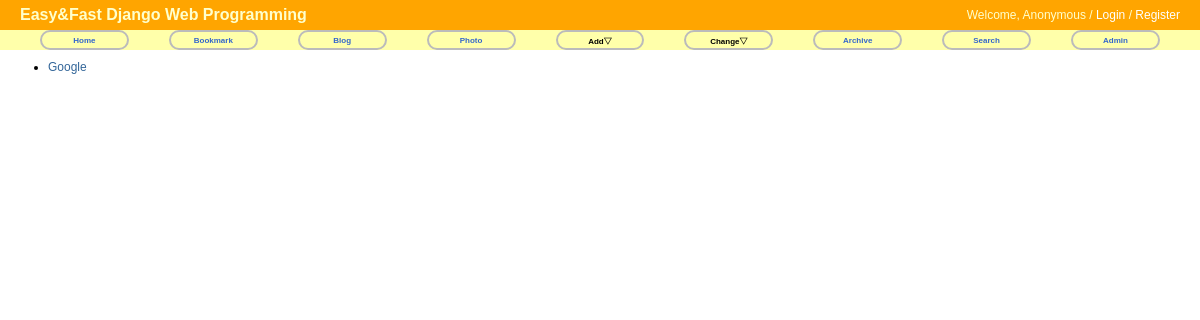
Page /bookmark/ on the earlier database version.
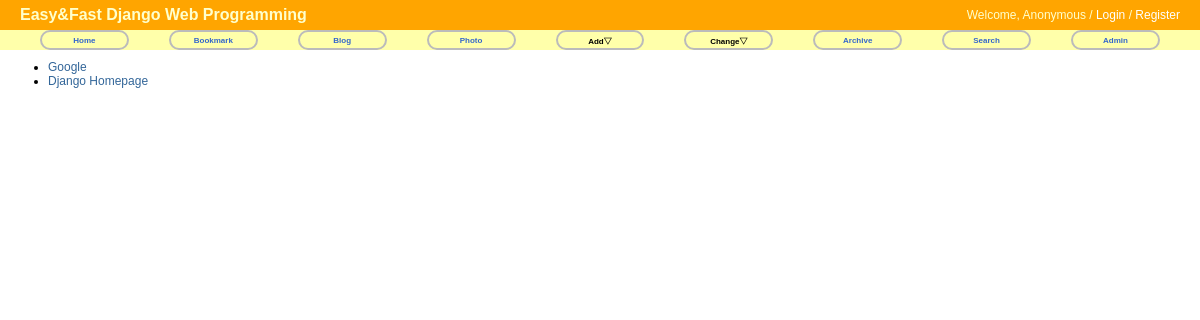
Same page on the later database version.
### bookmark/models.py (models this page shows)
@python_2_unicode_compatible
class Bookmark(models.Model):
    title = models.CharField(max_length=100, blank=True, null=True)
    url = models.URLField('url', unique=True)
    owner = models.ForeignKey(User, null=True)
    def __str__(self):
        return self.title

### bookmark/views.py (the view)
class BookmarkLV(ListView):
    model = Bookmark

### bookmark/templates/bookmark/bookmark_list.html (shortened to what this page needs)
{% extends "base.html" %}
{% block content %}
<div id="container">
    <h1>Bookmark List</h1>
    <ul>
        {% for bookmark in object_list %}
            <li><a href="{% url 'bookmark:detail' bookmark.id %}">{{ bookmark }}</a></li>
        {% endfor %}
    </ul>
</div>
{% endblock %}

Differences in the rows shown:
added Bookmark: title "Django Homepage"
